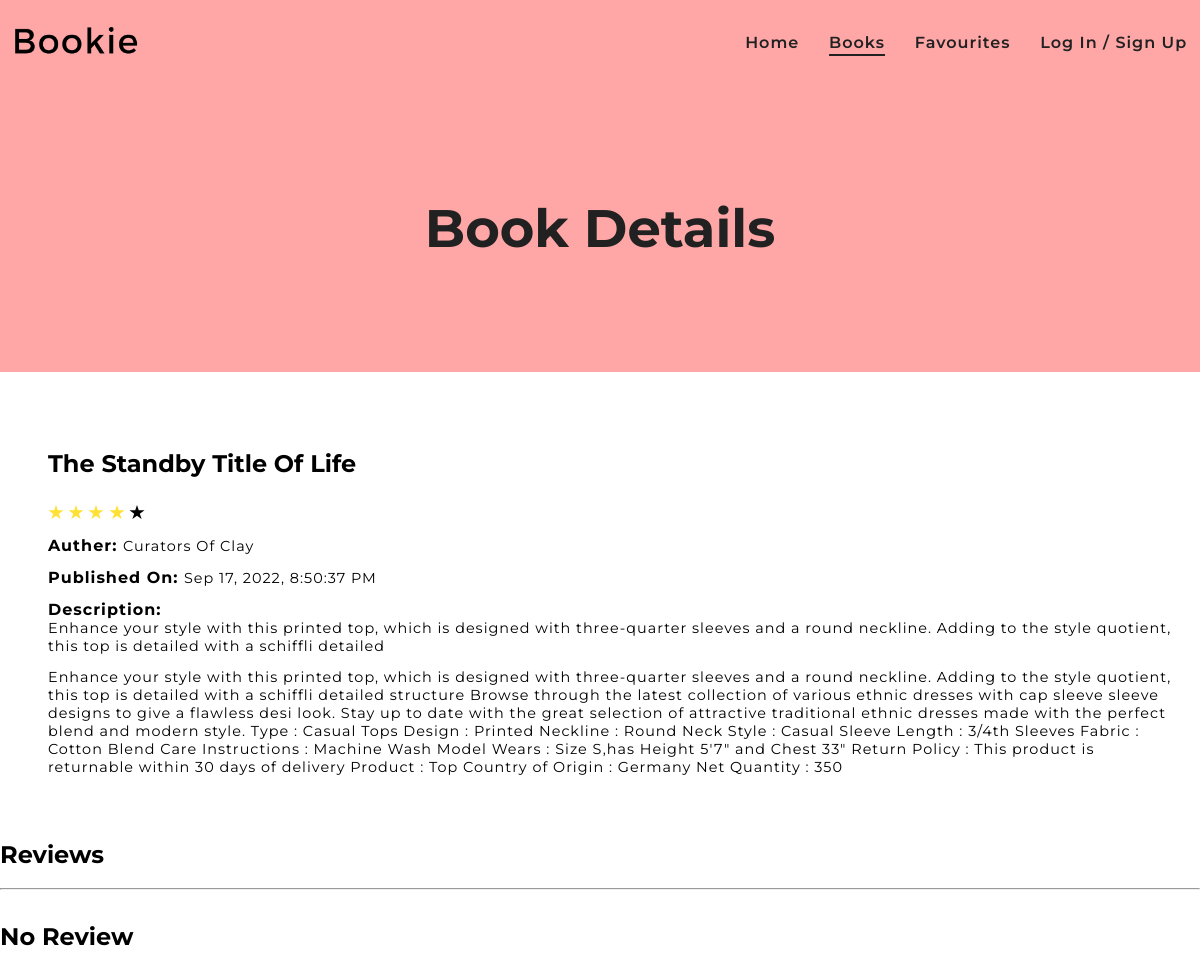
/book_details/10, run on an earlier commit of the app's database.
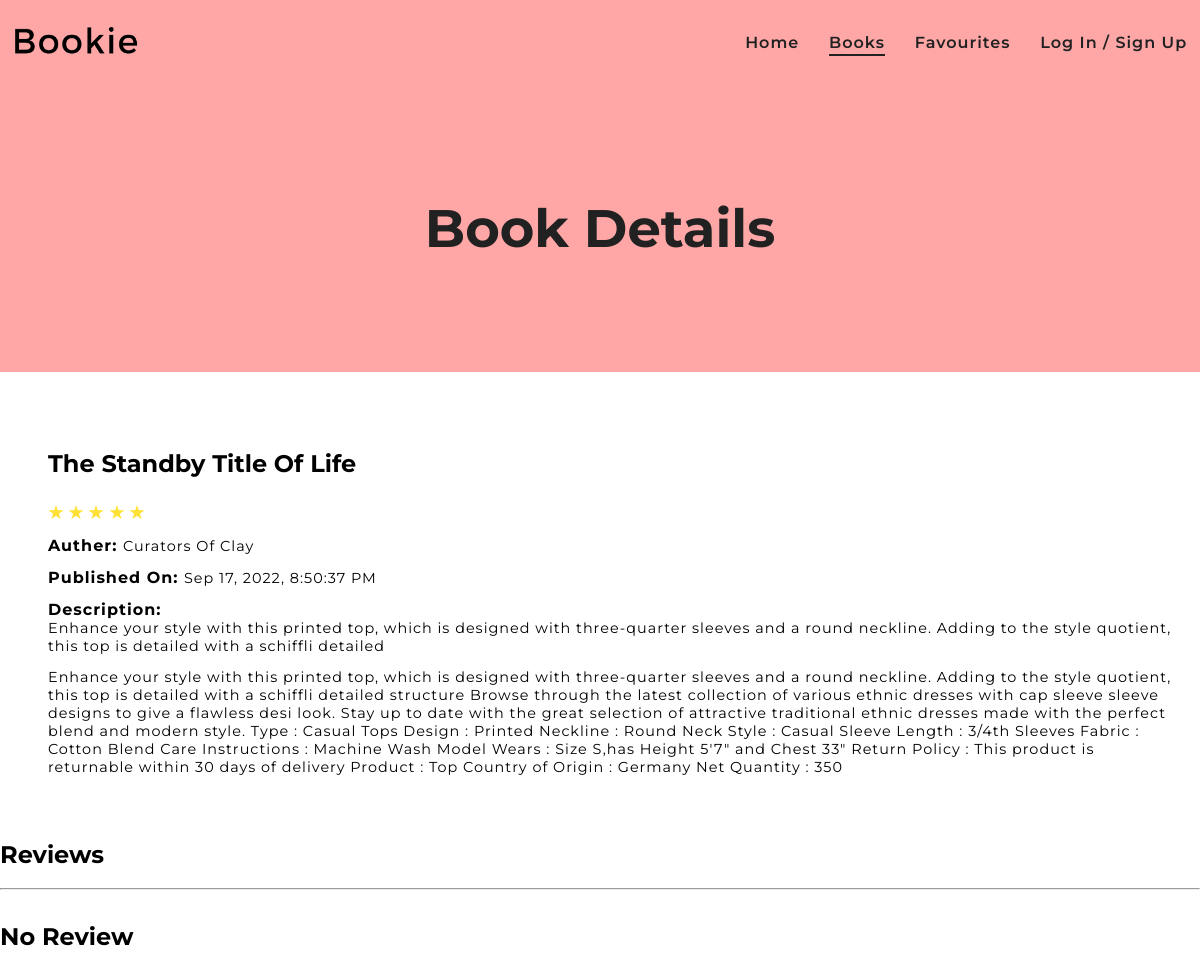
And on a later commit of the database.
### app/views.py (the view, shortened to what this page needs)
def BookDetails(request, id):
        data = BookData.objects.get(id=id)
        review_data = ReviewData.objects.filter(book_id=id)
        loginValue = False
        if 'mail'  in request.session:
                if request.session['mail']:
                        loginValue = True
        context = { "data" : data, "review_data" : review_data ,"loggedIn" : loginValue, 'iterator':range(1,6) }
        return render(request, 'book_details.html', context)

### template/book_details.html (shortened to what the changed rows need)
{% load static %}
<!DOCTYPE html>
<html lang="en">
<head>
        <link rel="stylesheet" href="{% static 'resources/styles/book.css' %}">
</head>
<body>
        <header>
                <div class="header-text-container containers">
                        <h1>Book Details</h1>
                </div>
        </header>
        <main>
                <section class="details">
                        <div class="book-cover">
                                <div class="text-content">
                                        <h1>{{ data.book_name }}</h1>
                                </div>
                        </div>
                </section>
                <section class="review">
                        <div class="text-content">
                                <h2>Reviews</h2><br>
                        </div>
                        {% if review_data %}
                                {% for review in review_data %}
                                <div class="review-section">
                                        <div class="review-profile">
                                                <div class="img-container">
                                                        <img src="{% static 'resources/img/account.png' %}" alt="">
                                                </div>
                                                <div class="text-content">
                                                        <div class="text">
                                                                <h4>{{ review.username }}</h4>
                                                                <div class="ratings">
                                                                        {% for i in iterator %}
                                                                                {% if review.review_star >= i %}
                                                                                        <ion-icon name="star-sharp" class="stared"></ion-icon>
                                                                                {% else %}
                                                                                        <ion-icon name="star-sharp" ></ion-icon>
                                                                                {% endif %}
                                                                        {% endfor %}
                                                                </div>
                                                        </div>
                                                        <h5>{{ review.date }}</h5>
                                                </div>
                                        </div>
                                        <div class="review-comment">
                                                <h3>{{ review.review_title }}</h3>
                                                <p>
                                                       {{ review.review_desc }}
                                                </p>
                                        </div>
                                </div>
                                {% endfor %}
                        {% else %}
                                <h2 style="margin-top:2rem;">No Review</h2>
                        {% endif %}
                </section>
        </main>
</body>
</html>

What changed in the data, as far as the page shows it:
changed BookData "The Standby Title Of Life": book_review_star 4 → 5 (drawn)
